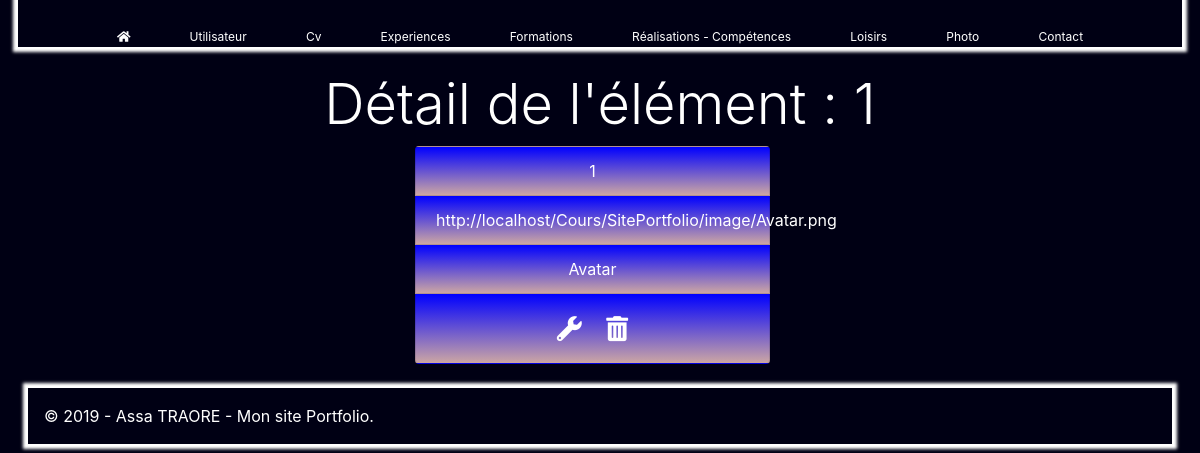
The page /admin/photo.php?op=select&id=1 on the database its author committed.
### tables this page shows
CREATE TABLE `photo` (
  `id_photo` int(11) NOT NULL,
  `photo` varchar(255) NOT NULL,
  `details` varchar(255) NOT NULL
);

### admin/controller/PhotoController.php (called while the page is built, shortened)
<?php
class PhotoController
{
    private $db;
    public function __construct()
    {
        $this->db = new \model\EntityPhotoRepository;
    }
    public function handlerRequest()
    {
        try
        {
            $op = isset($_GET['op']) ? $_GET['op'] : NULL;
            if ($op == 'add' || $op == 'update') $this->save($op);
            elseif($op == 'select')$this->select();
            elseif($op == 'delete')$this->delete();
            else $this->selectAll();
        }
        catch(Exception $e)
        {
            throw new Exception($e->getMassage());
        }
    }
    public function render($layout, $template, $parameters = array())
    {
        extract($parameters);
        require "view/$template";
        return ob_end_flush();
    }
    public function select()
    {
    $id = isset($_GET['id']) ? $_GET['id'] : NULL   ;
        $this->render('layout.php', 'details.php', array(
            "title"=>"Détail de l'élément : $id",
            "fields" =>$this->db->getFields(),
            'donnees'=>$this->db->select($id),
            'id' => 'id_' . $this->db->table
        ));
    }
}

### admin/photo.php (called while the page is built, shortened)
<?php
$controller = new Controller\PhotoController;
$controller->handlerRequest();

### admin/model/EntityPhotoRepository.php (called while the page is built, shortened)
<?php
class EntityPhotoRepository
{
    private $db;
    public $table;
    public function getDb()
    {
        if (!$this->db)
        {
            try {
                $xml = simplexml_load_file('app/config.xml');
                $this->table = $xml->table8;
                try
                {
                    $this->db = new \PDO("mysql:dbname=". $xml->db . ";host=" . $xml->host, $xml->user, $xml->password, array(\PDO::ATTR_ERRMODE =>\PDO::ERRMODE_EXCEPTION));
                }
                catch (\PDOException $e) {
                    die('Problème de connexion BDD' . $e->getMessage());
                }
            }
            catch (\PDOException $e) {
                die('Problème de fichier XML manquant'. $e->getMessage());
            }
        }
        return $this->db;
    }
    public function select($id)
    {
        $q = $this->getDb()->query("SELECT * FROM " . $this->table . " WHERE id_" . $this->table . "=" . (int) $id);
        $r = $q->fetch(\PDO::FETCH_ASSOC);
        return $r;
    }
}

### admin/view/details.php (the view, shortened to what this page needs)
<ul class="col-md-4 offset-md-4 list-group texte-center mb-4 bg-black">
<?php foreach ($donnees as $key=> $value):?>
<li class="list-group-item text-center"><?=$value?></li>
<?php endforeach;?>
<li class="list-group-item text-center"> <a href="?op=update&id=<?=$donnees[$id] ?>" class="text-dark"><i class="fas fa-wrench ic"></i></a>
<a href="?op=delete&id=<?=$donnees[$id] ?>" class="text-dark"><i class="fas fa-trash-alt ic"></i></a></li>
</ul>

### admin/app/style.php (style rules this page uses)
body { background: #000014; color: white; width: 97%; margin: 0 auto; }
a { color: inherit; text-decoration: none; }
i { color: white; }
.list-group li { background: linear-gradient(to top, rgb(204, 166, 164), blue); width: 100%; }
.ic { font-size: 25px; padding: 10px }

### rows shown on the page
photo: id_photo "1", photo "http://localhost/Cours/SitePortfolio/image/Avatar.png", details "Avatar"

### other values the page prints
$title "Détail de l'élément : 1"
